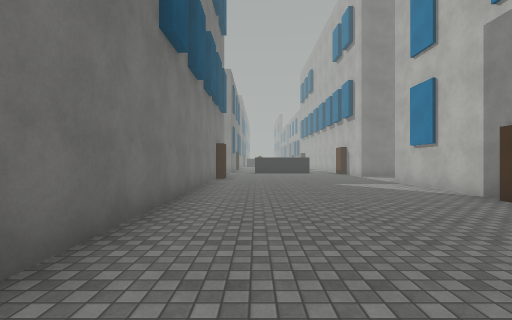
view 1 (above)

16 first-person views from a walk through a scene from a Unity 3-D project. The camera is 1.4 m above the floor, looks level and sees 85° across. The floor is counted in squares, 2 m on a side. Each view is taken from the middle of a square. On the plan, view 1 faces up. The plan holds only what a view shows up to about 9 squares ahead; the rest is blank. The place goes on beyond the plan. The player is left out. Surface patterns are stand-ins for the level's own textures.

view 2
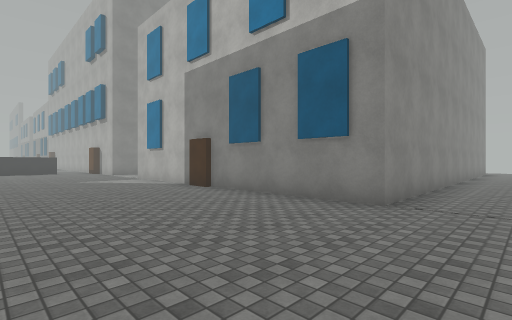

view 3
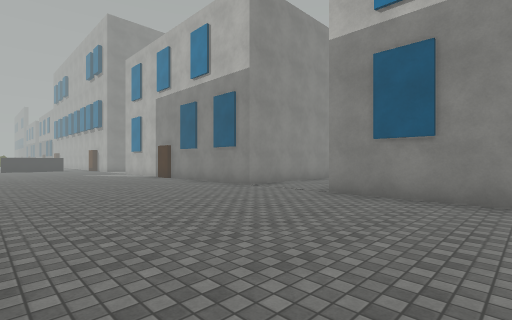

view 4
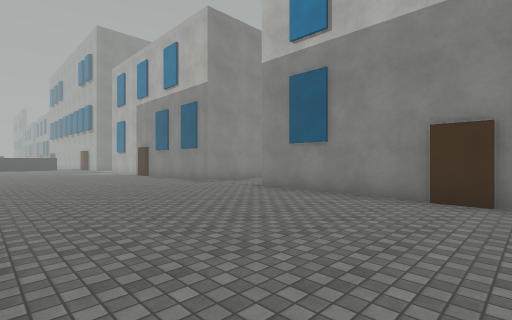

view 5
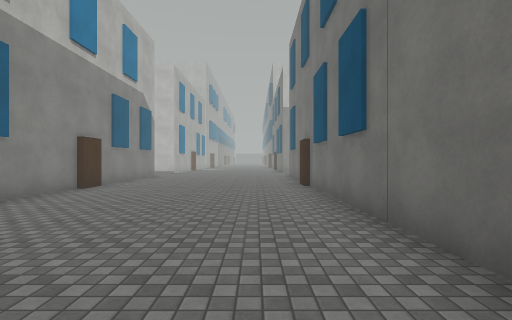

view 6
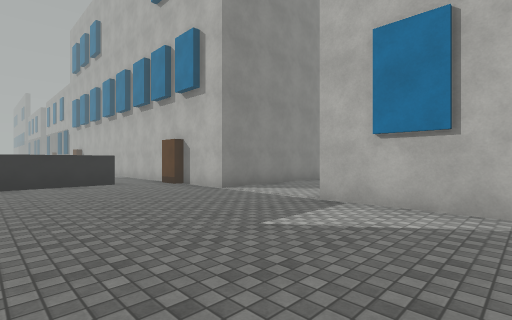

view 7
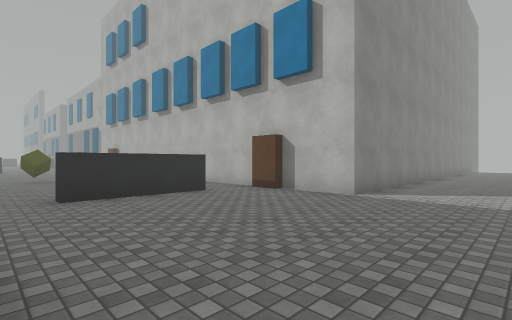

view 8
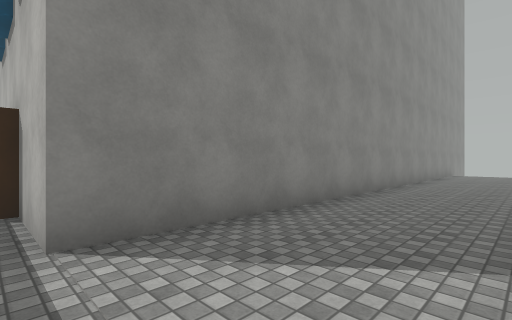

view 9
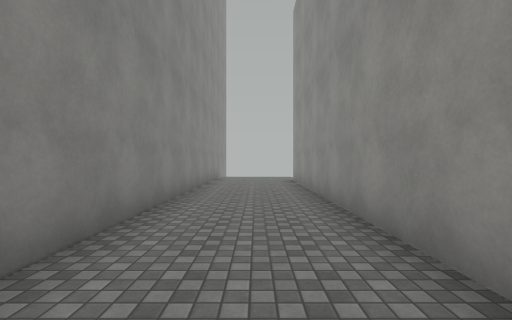

view 10
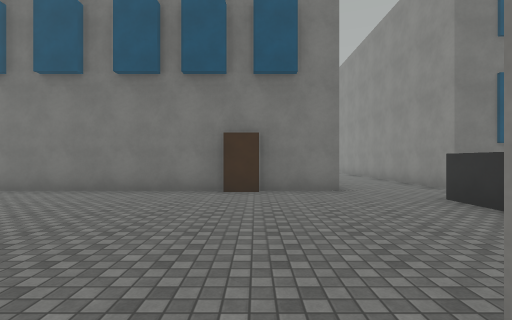

view 11
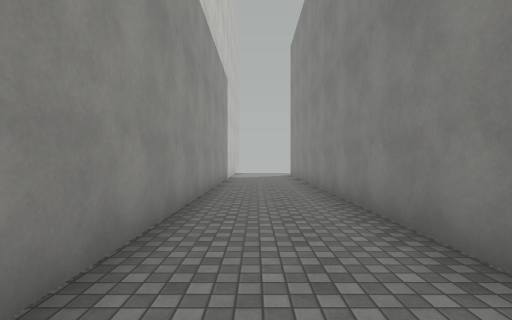

view 12
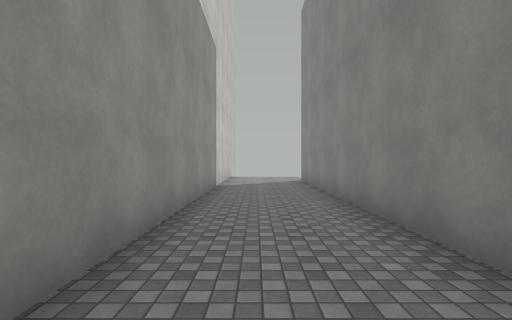

view 13
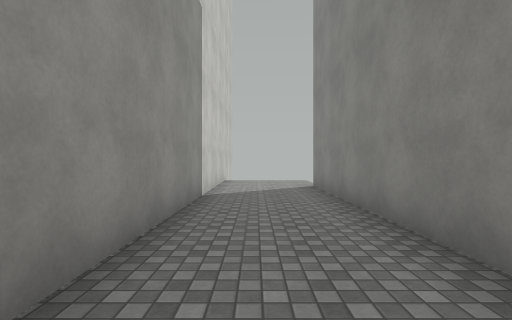

view 14
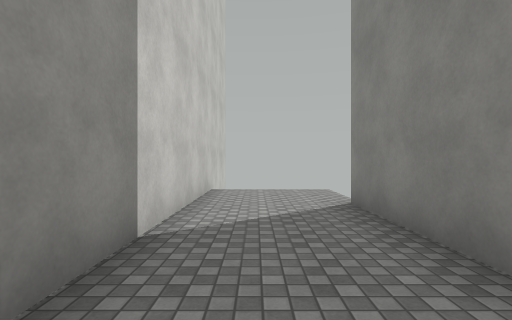

view 15
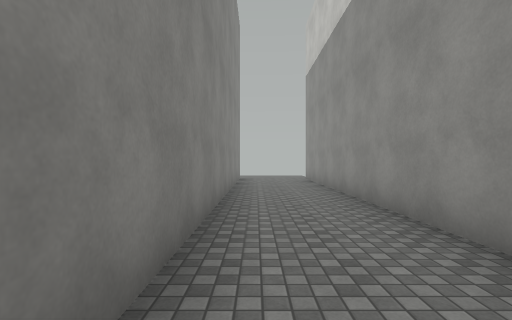

view 16
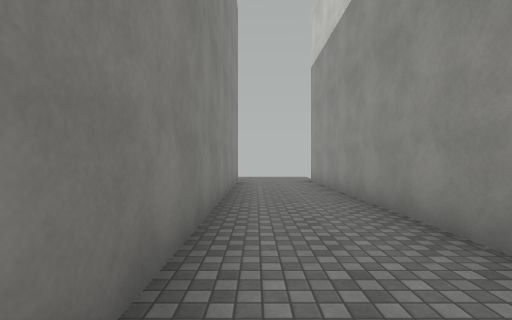

### Floor plan
Points are (right, up) in squares from view 1. A wall is a line through its corners. A room is listed if a view was taken in it or the views show most of it. See-through windows are left out.
Room 1 (views 1, 2, 3, 4, 5, 6, 7, 8, 9, 10, 11, 15, 16)
walls: (-1.5, -1.5) (-1.5, -7.4); (8, -2.9) (16, -2.9); (8.4, 8.7) (15.9, 8.7); (-1.5, 13) (-1.5, 1.5); (2.9, 14.4) (-0.1, 14.4); (4.4, -9) (4.4, -2.9); (16, -0.4) (4.4, -0.4) (4.4, 8.8); (16, 11.6) (4.4, 11.6) (4.4, 14.5)
ways out: opening at (-1, 14) to room 2; opening at (3.5, 14) to room 2
objects: other object (-2, -8); other object (-1, 11); other object (4, -7); other object (4, 4); other object (4, 14)
Room 2 (views 12, 13, 14)
walls: (-1.6, 15.5) (-13.6, 15.5); (4.4, 14.5) (4.4, 16.4); (-16.4, 12.9) (-2.1, 12.9)
ways out: opening at (-1, 14) to room 1; opening at (3.5, 14) to room 1

Where each view was taken, in squares from view 1:
view 1: 0 up, 0 right, facing up
view 2: 2 down, 0 right, facing up-right
view 3: 6 down, 1 left, facing up-right
view 4: 8 down, 1 left, facing up-right
view 5: 0 up, 0 right, facing down
view 6: 6 up, 0 right, facing up-right
view 7: 9 up, 1 left, facing up-right
view 8: 9 up, 4 right, facing up-right
view 9: 10 up, 7 right, facing right
view 10: 11 up, 5 right, facing left
view 11: 14 up, 1 left, facing left
view 12: 14 up, 4 left, facing left
view 13: 14 up, 6 left, facing left
view 14: 14 up, 9 left, facing left
view 15: 1 down, 6 right, facing right
view 16: 1 down, 7 right, facing right
